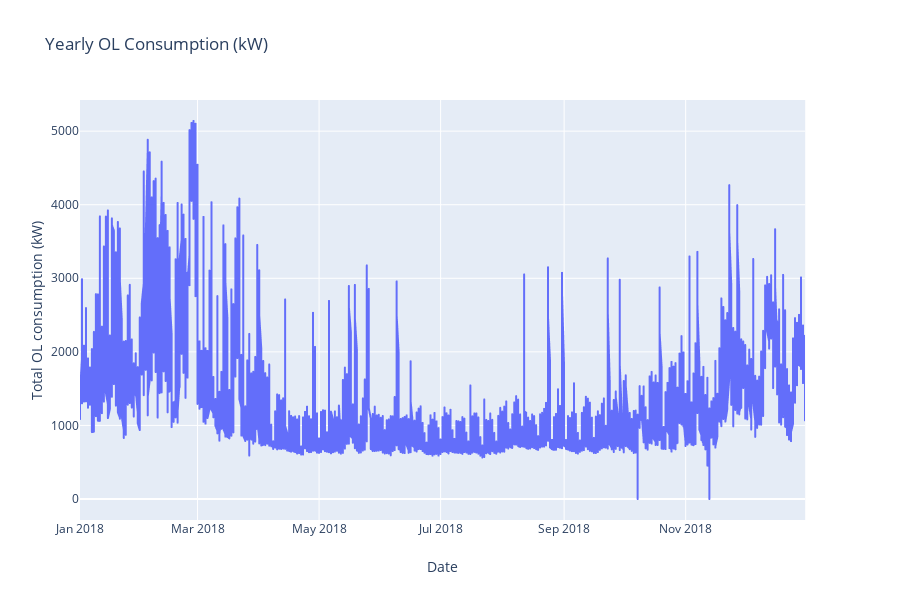

Source (notebook cell):
### Code cell
fig = px.line(ol_conso, x="Date", y="Total OL consumption (kW)", title='Yearly OL Consumption (kW)')
fig.show()

### Figure 1 — Plotly figure (JSON) as saved in the notebook; plotly's stock layout.template omitted (floating-point values rounded to 4 significant figures; data arrays with more than 128 entries replaced by an {"elided": "..."} marker saying what was removed)
{"data": [{"hoverlabel": {"namelength": 0}, "hovertemplate": "Date=%{x}<br>Total OL consumption (kW)=%{y}", "legendgroup": "", "line": {"color": "#636efa", "dash": "solid"}, "mode": "lines", "name": "", "showlegend": false, "type": "scattergl", "x": {"elided": "8746 str values"}, "xaxis": "x", "y": {"elided": "8746 float values"}, "yaxis": "y"}], "layout": {"height": 600, "legend": {"tracegroupgap": 0}, "title": {"text": "Yearly OL Consumption (kW)"}, "xaxis": {"anchor": "y", "domain": [0, 0.98], "title": {"text": "Date"}}, "yaxis": {"anchor": "x", "domain": [0, 1], "title": {"text": "Total OL consumption (kW)"}}}}
